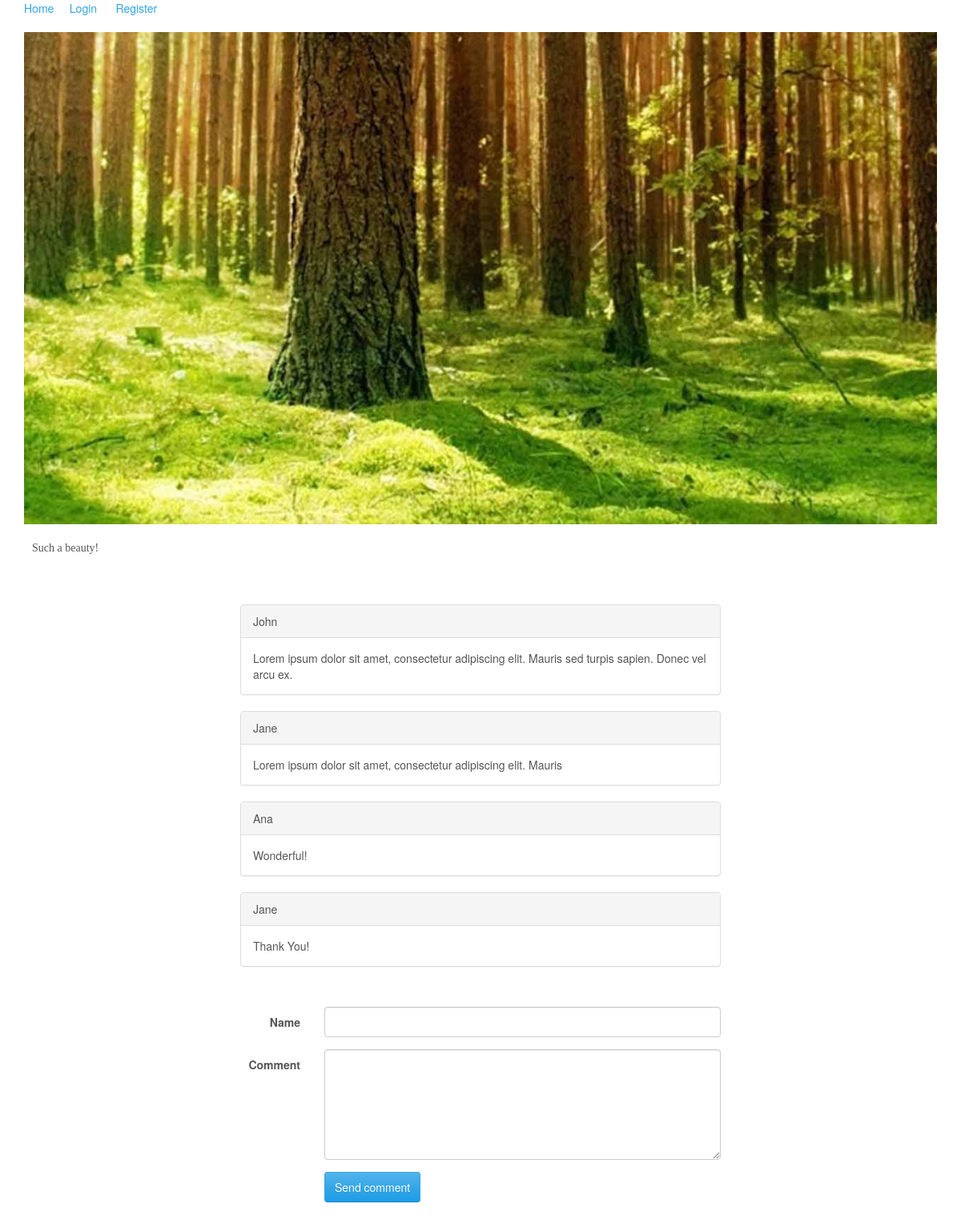
Screenshot of /image.php?id=1 with the database file from the repository.
### tables this page shows
CREATE TABLE `photos` (
  `id` int(11) NOT NULL,
  `filename` varchar(255) NOT NULL,
  `caption` varchar(255) NOT NULL
);

CREATE TABLE `comments` (
  `id` int(11) NOT NULL,
  `photo_id` int(11) NOT NULL,
  `name` varchar(255) NOT NULL,
  `comment` text NOT NULL
);

### lib/Dbobject.php (called while the page is built, shortened)
<?php
class Dbobject {
	public $table;
	public function __construct($val) {
		$this->table = $val;
	}
	public function query_one($id) {
		$sql = "SELECT * FROM " . $this->table . " WHERE id=?";
		$stmt = Database::$conn->prepare($sql);
		$stmt->execute([$id]);
		$result = $stmt->fetch(PDO::FETCH_ASSOC);
		return $result;
	}
	public function query_many($field, $value) {
		$sql = "SELECT * FROM " . $this->table;
		$sql .= " WHERE " . $field  . "=?";
		$stmt = Database::$conn->prepare($sql);
		$stmt->execute([$value]);
		$result = $stmt->fetchAll(PDO::FETCH_ASSOC);
		return $result;
	}
}
?>

### image.php (the view, shortened to what this page needs)
<?php
require_once "lib/Database.php";
require_once "lib/Dbobject.php";
$photos = new Dbobject("photos");
$id = (int)$_GET["id"];
$item = $photos->query_one($id);
$comments = new Dbobject("comments");
$items = $comments->query_many("photo_id", $id);
require_once "header.php";
?>
	<div class="login">
		<a href="index.php">Home</a>&nbsp;&nbsp;&nbsp;&nbsp;
		<?php
		if (!isset($_SESSION["access"])) {
		?>
			<a href="login.php">Login</a>
			<a href="register.php">Register</a>
		<?php } elseif ($_SESSION["access"] == 1) { ?>
			<a href="admin/photos.php">Add/Edit Photo</a>
			&nbsp;&nbsp;&nbsp;&nbsp;
			<a href="logout.php">Logout</a>
		<?php } elseif ($_SESSION["access"] == 2) { ?>
			<a href="admin/index.php">Admin Panel</a>
			&nbsp;&nbsp;&nbsp;&nbsp;
			<a href="logout.php">Logout</a>
		<?php }?>
	</div>
	<div class="image">
		<figure>
			<img src="uploads/<?=$item['filename']?>">
			<figcaption>
				<?=$item['caption']?>
			</figcaption>
		</figure>
	</div>
	<div class="comments">
		<?php
		foreach ($items as $comm) { ?>
			<div class="panel panel-default">
				<div class="panel-heading">
					<?=$comm['name']?>
				</div>
				<div class="panel-body">
					<?=$comm['comment']?>
				</div>
			</div>
		<?php } ?>
	</div>
	<form class="form-horizontal comment" action="" method="post">
		<div class="form-group">
			<label for="name" class="col-lg-2 control-label">
				Name
			</label>
			<div class="col-lg-10">
				<input type="text" class="form-control" id="name" name="name">
			</div>
		</div>
		<div class="form-group">
			<label for="comment" class="col-lg-2 control-label">
				Comment
			</label>
			<div class="col-lg-10">
				<textarea class="form-control" rows="6" id="comment" name="comment"></textarea>
			</div>
		</div>
		<div class="form-group">
			<div class="col-lg-10 col-lg-offset-2">
			<button type="submit" class="btn btn-primary">
				Send comment
			</button>
			</div>
		</div>
	</form>
</div>
</body>
</html>

### header.php (shortened to what this page needs)
<!DOCTYPE html>
<html lang="en">
<head>
    <link rel="stylesheet" href="https://maxcdn.bootstrapcdn.com/bootstrap/3.3.7/css/bootstrap.min.css">
    <link rel="stylesheet" href="css/theme.min.css">
    <link rel="stylesheet" type="text/css" href="css/styles.css">
</head>
<body>
<div class="container">

### css/styles.css (style rules this page uses)
figure figcaption { padding: 10px; font-family: cursive; }
div.image img { max-width: 100%; margin: 20px auto 10px; }
form.comment, form.edit { max-width: 600px; margin: 50px auto 100px; }
div.comments { max-width: 600px; margin: 50px auto 0; }
.btn { margin-bottom: 5px; }

### rows the page displays
photos: filename (picture), caption "Such a beauty!"
comments: name "John", comment "Lorem ipsum dolor sit amet, consectetur adipiscing elit. Mauris sed turpis sapien. Donec vel arcu ex."
comments: name "Jane", comment "Lorem ipsum dolor sit amet, consectetur adipiscing elit. Mauris"
comments: name "Ana", comment "Wonderful!"
comments: name "Jane", comment "Thank You!"
